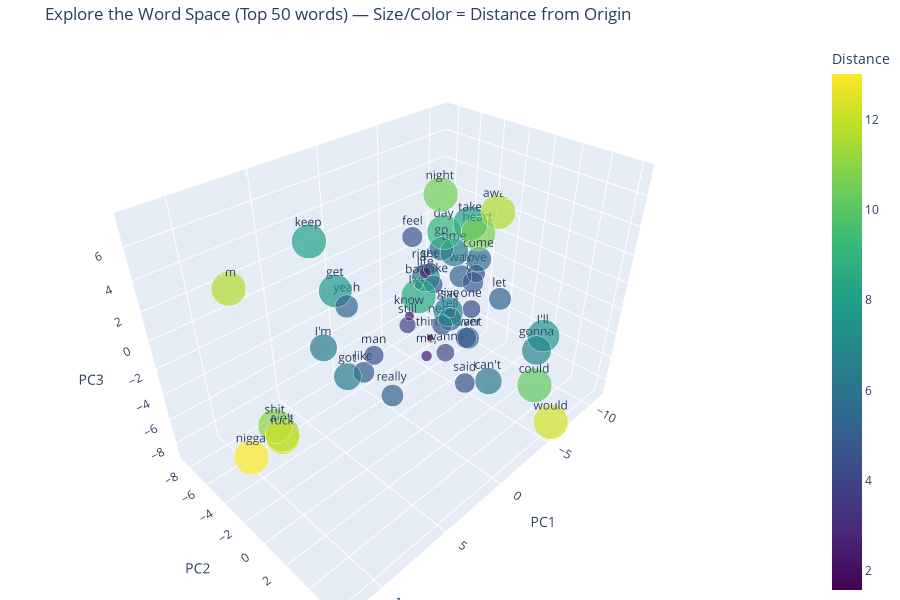

The notebook cell saved with this chart:
### Code cell
def explore_embedding_space(model, n_words=30):
    vocab = list(model.wv.index_to_key)
    if len(vocab) == 0:
        raise ValueError("The model has an empty vocabulary.")
    n = min(n_words, len(vocab))
    words = vocab[:n]

    vectors = np.array([model.wv[w] for w in words])

    if vectors.shape[1] > 3:
        pca = PCA(n_components=3)
        vectors_3d = pca.fit_transform(vectors)
        axis_titles = ("PC1", "PC2", "PC3")
    else:
        vectors_3d = vectors
        axis_titles = tuple(f"Dim{i+1}" for i in range(vectors.shape[1]))

    distances = np.linalg.norm(vectors_3d, axis=1)

    fig = go.Figure(
        data=[
            go.Scatter3d(
                x=vectors_3d[:, 0],
                y=vectors_3d[:, 1] if vectors_3d.shape[1] > 1 else np.zeros_like(distances),
                z=vectors_3d[:, 2] if vectors_3d.shape[1] > 2 else np.zeros_like(distances),
                mode="markers+text",
                text=words,
                textposition="top center",
                marker=dict(
                    size=np.clip(distances * 3, 4, 24),
                    color=distances,
                    colorscale="Viridis",
                    showscale=True,
                    colorbar=dict(title="Distance"),
                ),
                hovertemplate="<b>%{text}</b><br>Distance: %{marker.color:.2f}<extra></extra>",
            )
        ]
    )

    fig.update_layout(
        title=f"Explore the Word Space (Top {n} words) — Size/Color = Distance from Origin",
        scene=dict(
            xaxis_title=axis_titles[0],
            yaxis_title=axis_titles[1] if len(axis_titles) > 1 else "",
            zaxis_title=axis_titles[2] if len(axis_titles) > 2 else "",
        ),
        height=600,
        margin=dict(l=0, r=0, t=40, b=0),
    )

    return fig

fig = explore_embedding_space(model, n_words=50)
fig.show()

### Figure 1 — Plotly figure (JSON) as saved in the notebook; plotly's stock layout.template omitted (floating-point values rounded to 4 significant figures)
{"data": [{"hovertemplate": "<b>%{text}</b><br>Distance: %{marker.color:.2f}<extra></extra>", "marker": {"color": [6.319, 4.913, 2.14, 6.33, 7.681, 4.216, 5.604, 3.085, 6.554, 4.852, 4.188, 5.056, 4.364, 1.852, 4.155, 11.65, 10.65, 6.196, 5.218, 2.489, 4.659, 4.701, 8.139, 5.14, 5.745, 6.587, 7.516, 10.16, 11.0, 1.573, 2.61, 5.311, 2.459, 8.08, 8.468, 3.8, 11.61, 4.496, 5.335, 6.781, 9.099, 4.902, 6.816, 12.3, 12.27, 10.69, 4.627, 10.5, 5.087, 13.01], "colorbar": {"title": {"text": "Distance"}}, "colorscale": [[0.0, "#440154"], [0.1111, "#482878"], [0.2222, "#3e4989"], [0.3333, "#31688e"], [0.4444, "#26828e"], [0.5556, "#1f9e89"], [0.6667, "#35b779"], [0.7778, "#6ece58"], [0.8889, "#b5de2b"], [1.0, "#fde725"]], "showscale": true, "size": [18.96, 14.74, 6.42, 18.99, 23.04, 12.65, 16.81, 9.254, 19.66, 14.56, 12.56, 15.17, 13.09, 5.556, 12.47, 24.0, 24.0, 18.59, 15.65, 7.466, 13.98, 14.1, 24.0, 15.42, 17.24, 19.76, 22.55, 24.0, 24.0, 4.72, 7.83, 15.93, 7.376, 24.0, 24.0, 11.4, 24.0, 13.49, 16.0, 20.34, 24.0, 14.7, 20.45, 24.0, 24.0, 24.0, 13.88, 24.0, 15.26, 24.0]}, "mode": "markers+text", "text": ["I'm", "like", "know", "got", "get", "love", "go", "see", "time", "never", "one", "want", "make", "back", "wanna", "I’m", "ain't", "can't", "way", "say", "need", "feel", "take", "let", "come", "life", "I'll", "could", "shit", "think", "right", "yeah", "me,", "keep", "I've", "still", "away", "man", "tell", "gonna", "day", "us", "give", "would", "fuck", "heart", "said", "night", "really", "nigga"], "textposition": "top center", "x": [4.899, 4.018, 1.789, 6.268, 6.276, -3.931, 0.5553, -0.3136, -5.83, -3.532, -3.965, 1.534, 1.448, -0.7163, 2.128, 7.65, 9.63, -2.524, -4.988, 0.1772, 2.311, -1.442, 0.443, -1.395, -0.7768, -4.736, -5.452, -6.354, 8.894, 0.8072, -0.4914, 4.619, 0.6802, 4.38, -5.27, -1.142, -10.97, 1.959, 2.304, -2.683, -7.415, -4.884, 3.177, -6.204, 12.05, -9.847, 0.06731, -7.923, 3.759, 10.96], "y": [-3.608, -1.062, 0.5033, 0.192, -0.363, 0.5299, 1.602, 0.06512, -2.894, 0.3973, 0.3434, 4.561, 1.907, -1.194, 3.552, -8.676, -1.727, 3.195, -1.528, 2.111, 3.393, -2.48, 3.332, 4.263, 3.092, -4.371, 4.844, 4.195, -3.621, 1.214, -0.4727, -1.554, 0.8661, -4.814, -5.54, -2.543, -3.405, -2.408, 3.907, 6.19, -5.21, -0.415, 4.507, 5.92, 2.274, -4.15, 3.391, -6.124, 1.078, -3.27], "z": [-1.706, -2.62, 1.061, -0.8671, 4.414, 1.427, 5.342, 3.068, 0.7751, -3.303, -1.302, 1.553, 3.648, 1.221, 0.3465, 1.413, -4.214, -4.67, -0.1155, 1.306, 2.203, 3.725, 7.412, 2.51, 4.779, -1.36, -1.817, -6.723, -5.363, -0.5904, 2.519, 2.112, -2.198, 4.787, -3.64, -2.582, 1.721, -3.253, 2.808, -0.6895, 0.8102, -0.0483, 4.006, -8.813, 0.1487, 0.2004, -3.147, 3.172, -3.254, -6.213], "type": "scatter3d"}], "layout": {"margin": {"l": 0, "r": 0, "t": 40, "b": 0}, "title": {"text": "Explore the Word Space (Top 50 words) — Size/Color = Distance from Origin"}, "scene": {"xaxis": {"title": {"text": "PC1"}}, "yaxis": {"title": {"text": "PC2"}}, "zaxis": {"title": {"text": "PC3"}}}, "height": 600}}
